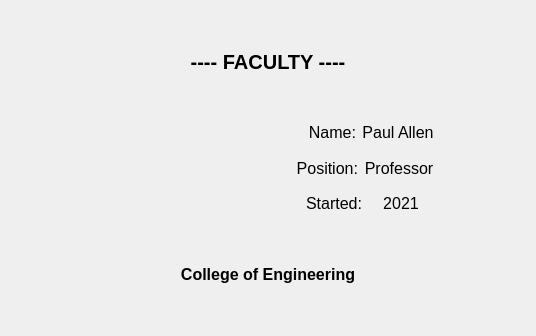
<?xml version="1.0" encoding="UTF-8"?>
<ui version="4.0">
 <class>facultyCardDisplay</class>
 <widget class="QDialog" name="facultyCardDisplay">
  <property name="geometry">
   <rect>
    <x>0</x>
    <y>0</y>
    <width>536</width>
    <height>336</height>
   </rect>
  </property>
  <property name="windowTitle">
   <string>Dialog</string>
  </property>
  <layout class="QVBoxLayout" name="verticalLayout_2">
   <item>
    <widget class="QLabel" name="label_faculty">
     <property name="font">
      <font>
       <pointsize>15</pointsize>
       <bold>true</bold>
      </font>
     </property>
     <property name="text">
      <string>---- FACULTY ----</string>
     </property>
     <property name="alignment">
      <set>Qt::AlignmentFlag::AlignCenter</set>
     </property>
    </widget>
   </item>
   <item>
    <layout class="QHBoxLayout" name="horizontalLayout_4">
     <item>
      <spacer name="horizontalSpacer">
       <property name="orientation">
        <enum>Qt::Orientation::Horizontal</enum>
       </property>
       <property name="sizeHint" stdset="0">
        <size>
         <width>40</width>
         <height>20</height>
        </size>
       </property>
      </spacer>
     </item>
     <item>
      <widget class="QLabel" name="label_logo">
       <property name="text">
        <string/>
       </property>
      </widget>
     </item>
     <item>
      <spacer name="horizontalSpacer_3">
       <property name="orientation">
        <enum>Qt::Orientation::Horizontal</enum>
       </property>
       <property name="sizeHint" stdset="0">
        <size>
         <width>40</width>
         <height>20</height>
        </size>
       </property>
      </spacer>
     </item>
     <item>
      <spacer name="horizontalSpacer_4">
       <property name="orientation">
        <enum>Qt::Orientation::Horizontal</enum>
       </property>
       <property name="sizeHint" stdset="0">
        <size>
         <width>40</width>
         <height>20</height>
        </size>
       </property>
      </spacer>
     </item>
     <item>
      <layout class="QVBoxLayout" name="verticalLayout">
       <item>
        <layout class="QHBoxLayout" name="horizontalLayout">
         <item>
          <widget class="QLabel" name="label_name">
           <property name="font">
            <font>
             <pointsize>12</pointsize>
            </font>
           </property>
           <property name="text">
            <string>Name:</string>
           </property>
           <property name="alignment">
            <set>Qt::AlignmentFlag::AlignRight|Qt::AlignmentFlag::AlignTrailing|Qt::AlignmentFlag::AlignVCenter</set>
           </property>
          </widget>
         </item>
         <item>
          <widget class="QLabel" name="label_facultyName">
           <property name="font">
            <font>
             <pointsize>12</pointsize>
            </font>
           </property>
           <property name="text">
            <string>Paul Allen</string>
           </property>
           <property name="alignment">
            <set>Qt::AlignmentFlag::AlignCenter</set>
           </property>
          </widget>
         </item>
        </layout>
       </item>
       <item>
        <layout class="QHBoxLayout" name="horizontalLayout_2">
         <item>
          <widget class="QLabel" name="label_position">
           <property name="font">
            <font>
             <pointsize>12</pointsize>
            </font>
           </property>
           <property name="text">
            <string>Position:</string>
           </property>
           <property name="alignment">
            <set>Qt::AlignmentFlag::AlignRight|Qt::AlignmentFlag::AlignTrailing|Qt::AlignmentFlag::AlignVCenter</set>
           </property>
          </widget>
         </item>
         <item>
          <widget class="QLabel" name="label_facultyPosition">
           <property name="font">
            <font>
             <pointsize>12</pointsize>
            </font>
           </property>
           <property name="text">
            <string>Professor</string>
           </property>
           <property name="alignment">
            <set>Qt::AlignmentFlag::AlignCenter</set>
           </property>
          </widget>
         </item>
        </layout>
       </item>
       <item>
        <layout class="QHBoxLayout" name="horizontalLayout_3">
         <item>
          <widget class="QLabel" name="label_started">
           <property name="font">
            <font>
             <pointsize>12</pointsize>
            </font>
           </property>
           <property name="text">
            <string>Started:</string>
           </property>
           <property name="alignment">
            <set>Qt::AlignmentFlag::AlignRight|Qt::AlignmentFlag::AlignTrailing|Qt::AlignmentFlag::AlignVCenter</set>
           </property>
          </widget>
         </item>
         <item>
          <widget class="QLabel" name="label_facultyStarted">
           <property name="font">
            <font>
             <pointsize>12</pointsize>
            </font>
           </property>
           <property name="text">
            <string>2021</string>
           </property>
           <property name="alignment">
            <set>Qt::AlignmentFlag::AlignCenter</set>
           </property>
          </widget>
         </item>
        </layout>
       </item>
      </layout>
     </item>
     <item>
      <spacer name="horizontalSpacer_2">
       <property name="orientation">
        <enum>Qt::Orientation::Horizontal</enum>
       </property>
       <property name="sizeHint" stdset="0">
        <size>
         <width>40</width>
         <height>20</height>
        </size>
       </property>
      </spacer>
     </item>
    </layout>
   </item>
   <item>
    <widget class="QLabel" name="label_facultyCollege">
     <property name="font">
      <font>
       <pointsize>12</pointsize>
       <bold>true</bold>
      </font>
     </property>
     <property name="text">
      <string>College of Engineering</string>
     </property>
     <property name="alignment">
      <set>Qt::AlignmentFlag::AlignCenter</set>
     </property>
    </widget>
   </item>
  </layout>
 </widget>
 <resources/>
 <connections/>
</ui>
